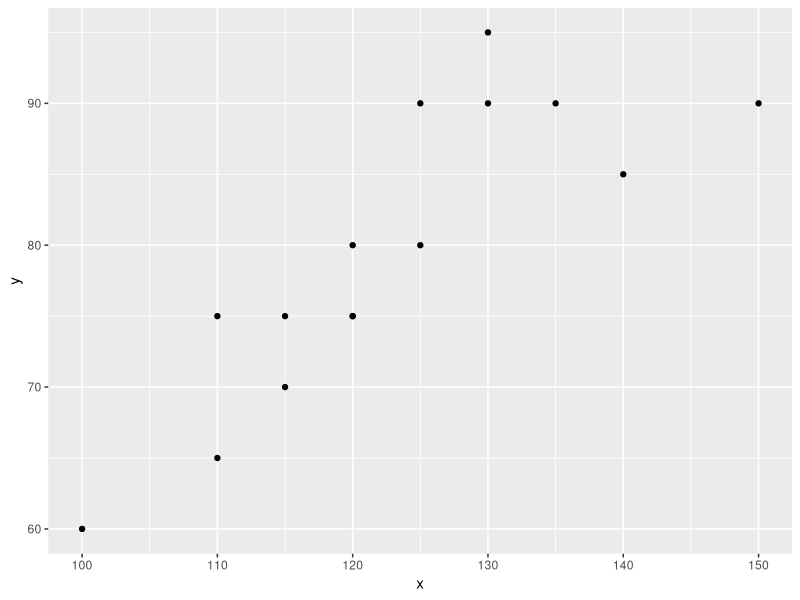
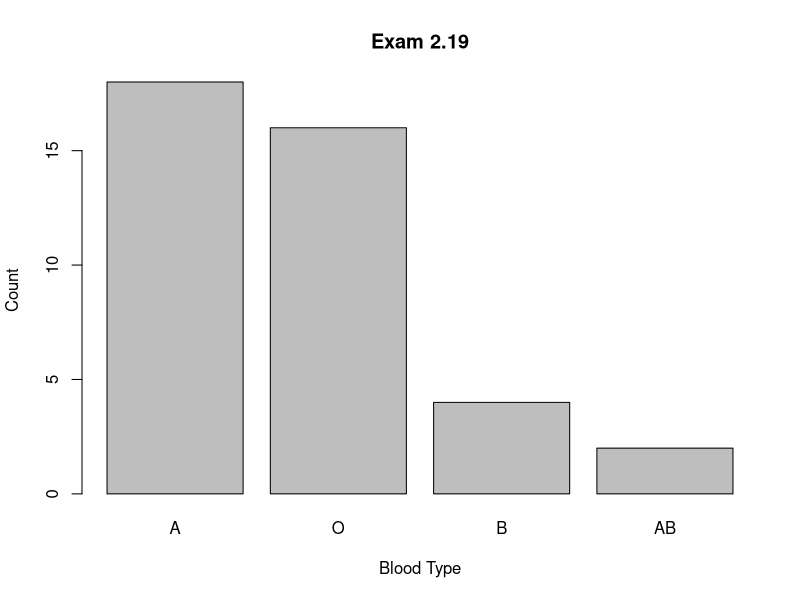
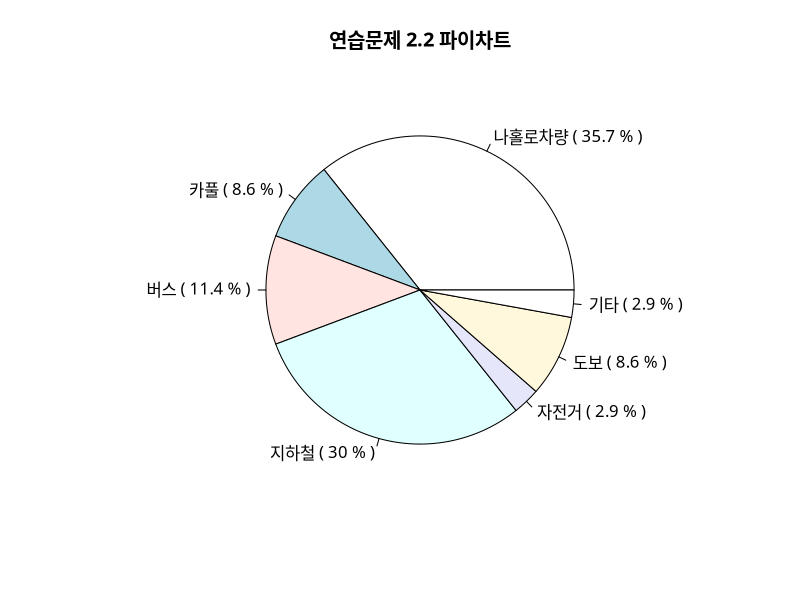
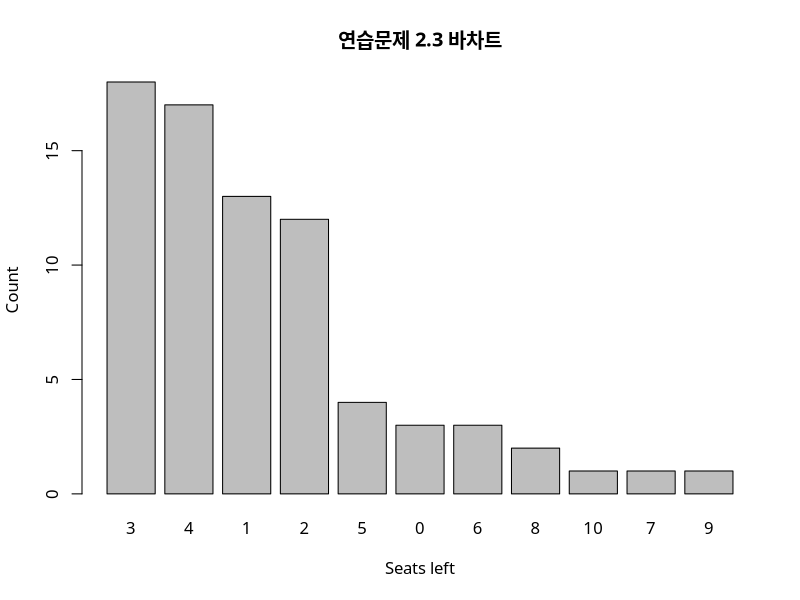
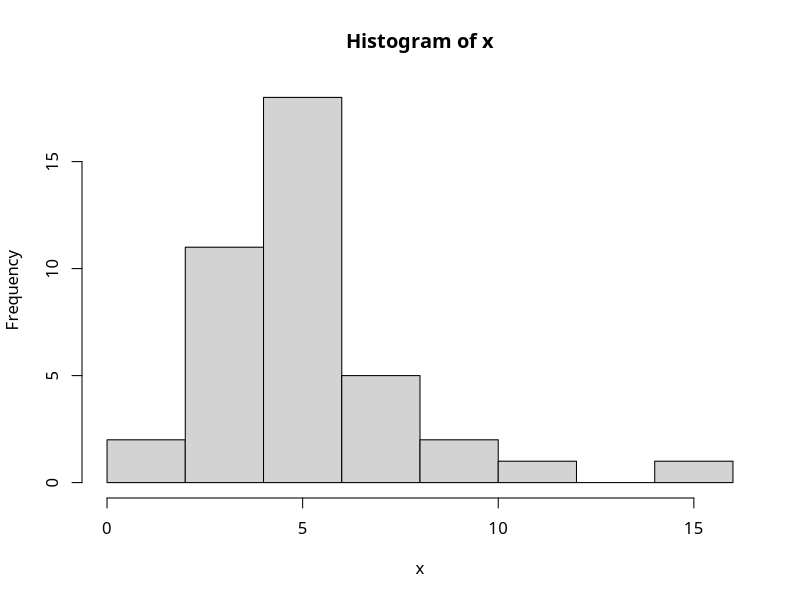
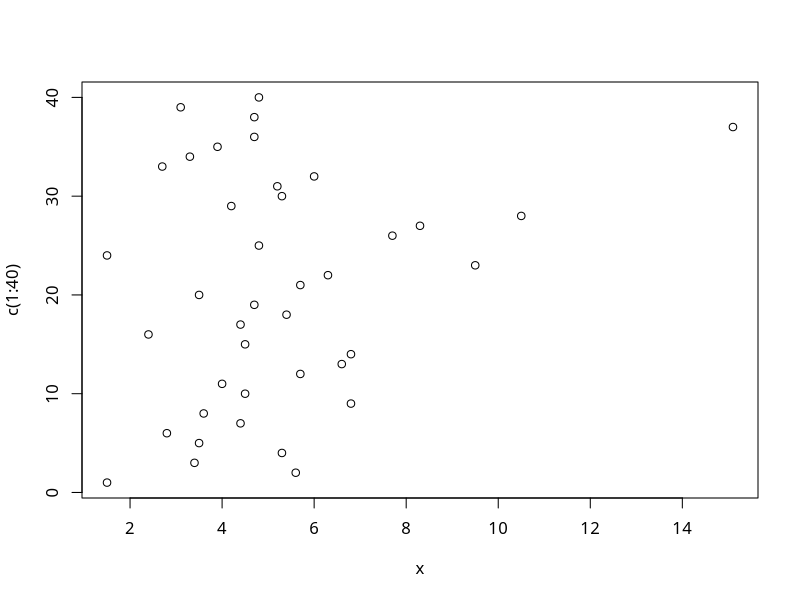
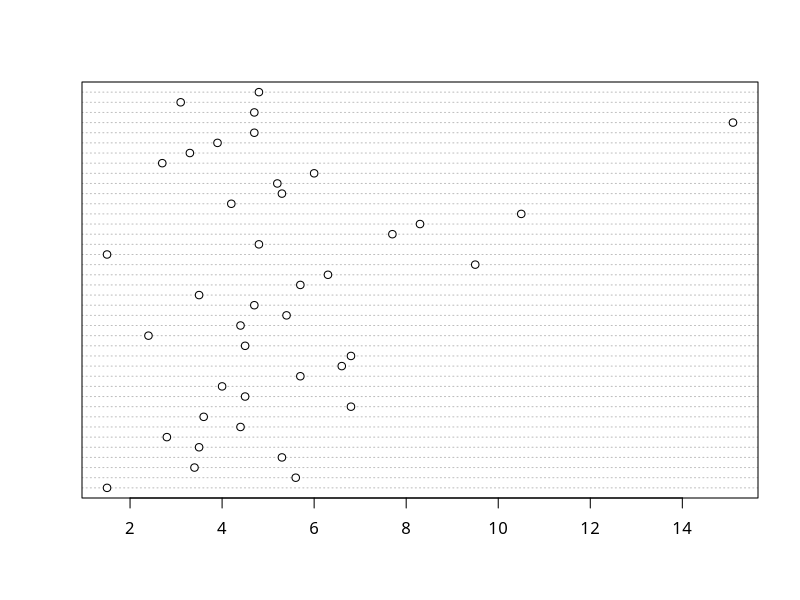
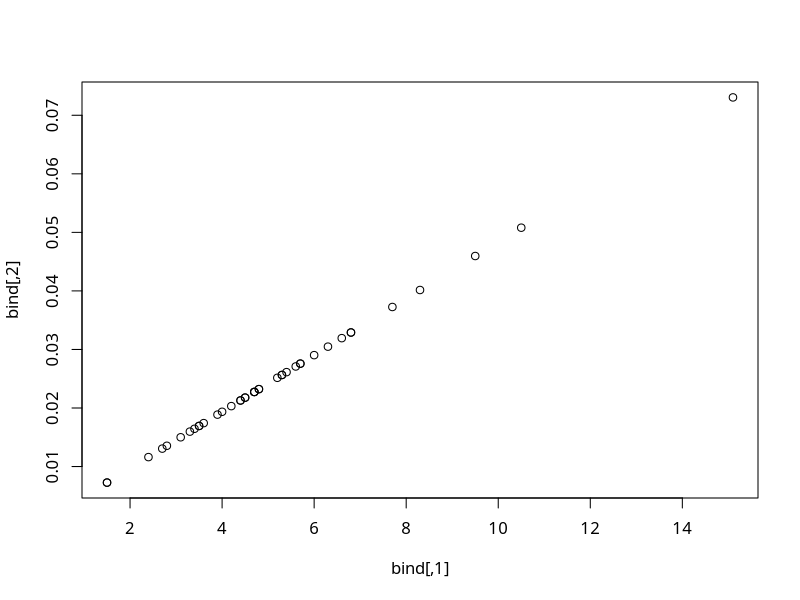

Source code (R) for these figures, in order:
# 2.13
library(tidyverse)
dt <- tibble(
  x = c(110,130,125,120,115,120,125,130,150,140,100,110,115,120,135),
  y = c(75,90,80,80,70,75,90,95,90,85,60,65,75,75,90),
)

ggplot(dt, aes(x=x, y=y)) + geom_point()
cor(dt)

# Exercise Chapter 2
# 2.1
a <- rep("A", 18)
b <- rep("B", 4)
o <- rep("O", 16)
ab <- rep("AB", 2)
bld <- factor(c(a,b,o,ab))
y <- as.matrix(table(bld))
freq <- y[,1]
relative_freq <- freq/sum(y)
t(rbind(freq, relative_freq))

sort <- sort(table(bld), decreasing = TRUE)
barplot(sort, xlab="Blood Type", ylab="Count", main="Exam 2.19")
#ggplot(as.data.frame(bld), aes(bld)) + geom_bar()

# 2.2
a <- rep("a", 125)
b <- rep("b", 30)
c <- rep("c", 40)
d <- rep("d", 105)
e <- rep("e",10)
f <- rep("f",30)
g <- rep("g", 10)
h <- c(a,b,c,d,e,f,g)
mat <- as.matrix(table(h))
freq <- mat[,1]
relative_freq <- freq/sum(mat)
t(rbind(freq,relative_freq))

#lab <- names(freq)
lab <- c("나홀로차량","카풀","버스","지하철","자전거","도보","기타")
dat <- round(freq/sum(freq)*100, digits=1)
z <- paste(lab, "(", dat,"%",")")
par(family="AppleGothic")
pie(freq, labels=z, main="연습문제 2.2 파이차트")

# 2.3
a <- rep("0", 3)
b <- rep("1", 13)
c <- rep("2", 12)
d <- rep("3", 18)
e <- rep("4", 17)
f <- rep("5", 4)
g <- rep("6", 3)
h <- rep("7", 1)
i <- rep("8", 2)
j <- rep("9", 1)
k <- rep("10", 1)
l <- c(a,b,c,d,e,f,g,h,i,j,k)
m <- as.matrix(table(l))
sum(m)

freq <- m[,1]
relative_freq <- freq/sum(m)
t(rbind(freq,relative_freq))

x <- factor(l)
sort <- sort(table(x), decreasing = TRUE)
barplot(sort, xlab = "Seats left", ylab = "Count", main = "연습문제 2.3 바차트")

# 2.4
x <- c(1.5, 5.6,3.4,5.3,3.5,2.8,4.4,3.6,6.8,4.5,4.0,5.7,6.6,6.8,4.5,2.4,4.4,5.4,4.7,3.5,5.7,6.3,9.5,1.5,4.8,7.7,8.3,10.5,4.2,5.3,5.2,6.,2.7,3.3,3.9,4.7,15.1,4.7,3.1,4.8)
hist(x, breaks = 8)
z <- as.matrix(x)
plot(x, y = c(1:40))
dotchart(x)
total <- sum(z)
relative_freq <- z/total
bind <- cbind(z, relative_freq)
bind
plot(bind)

# 2.5
a <- sample(1:9,3,replace=T)
b <- sample(10:19,5,replace=T)
c <- sample(20:29,4,replace=T)
d <- sample(30:39,13,replace=T)
e <- sample(40:49,35,replace=T)
f <- sample(50:59,55,replace=T)
g <- sample(60:69,78,replace=T)
h <- sample(70:79,40,replace=T)
i <- sample(80:89,27,replace=T)
j <- sample(90:100,10,replace=T)
k <- c(a,b,c,d,e,f,g,h,i,j)
l <- as_tibble(k)
l <- l %>% mutate(value1 = k/sum(k))
ggplot(data = l) + geom_histogram(mapping = aes(x=value), binwidth = 10)


# 2.6
df <- tibble("data" = c(36,46,51,30,32,20,18,25,26,17,14,20,11,15,22,22,15,17,25,24,12,52,27,24,20,35,21,17,18,19,35,37,28,29,30,13,12,36,35,41,36,6,29,10,9,12,16,36,27,26))
ggplot(data = df, mapping = aes(y=data)) + geom_boxplot()

# 2.7
m <- c(54,38,35,60,51,48,47,43,45,50,45,47,46,49,53,44,45,45,48,58,41,40,46,45,48,53,55,47,47,43)
f <- c(54,55,61,68,58,59,67,78,45,43,56,56,57,55,62,64,68,65,54,50)
boxplot(m, f, horizontal = T)
ex_1 <- data.frame(m)
ex_2 <- data.frame(f)
summary(ex_1)
summary(ex_2)

# 2.9
df <- tribble(~type, ~manual, ~auto,
        #--|--|----
        "A", 10, 35,
        "B", 15, 25,
        "C", 18, 32,
        "D", 5, 15)
df <- df %>% mutate(rsum = manual + auto)

row <- tribble(~type,~manual, ~auto, ~rsum,
               #--|--|---
               "SUM", sum(df$manual), sum(df$auto), sum(df$rsum))

df <- df %>% bind_rows(row)
df
t(df[1:5,2:4] / 155)

# 2.11
df <- tribble(~type, ~top, ~median, ~bottom,
              #--|--|--|--
              "A", 43, 20, 17,
              "B", 50, 35, 15,
              "C", 45, 40, 15,
              "D", 25, 30, 35,
              "E", 5,  15, 10)

df <- df %>% mutate(rsum = top + median + bottom)

row <- tribble(~type, ~top, ~median, ~bottom, ~rsum,
              #--|--|--|--|--
              "SUM", sum(df$top), sum(df$median), sum(df$bottom), sum(df$rsum))
df <- bind_rows(df, row)
df[1:nrow(df),2:ncol(df)]/as.numeric(df[6,5])

# 2.12
df <- tribble(~X, ~Y,
              #--|--
              0,4,
              1,3,
              6,0,
              3,2,
              5,1)

ggplot(data = df) + geom_point(mapping = aes(x=X, y=Y))
cor(df)
#X          Y
#X  1.0000000 -0.9922779
#Y -0.9922779  1.0000000

V <- 2*df$X + 3
W <- df$Y + 1
cor(V,W)
#[1] -0.9922779 
